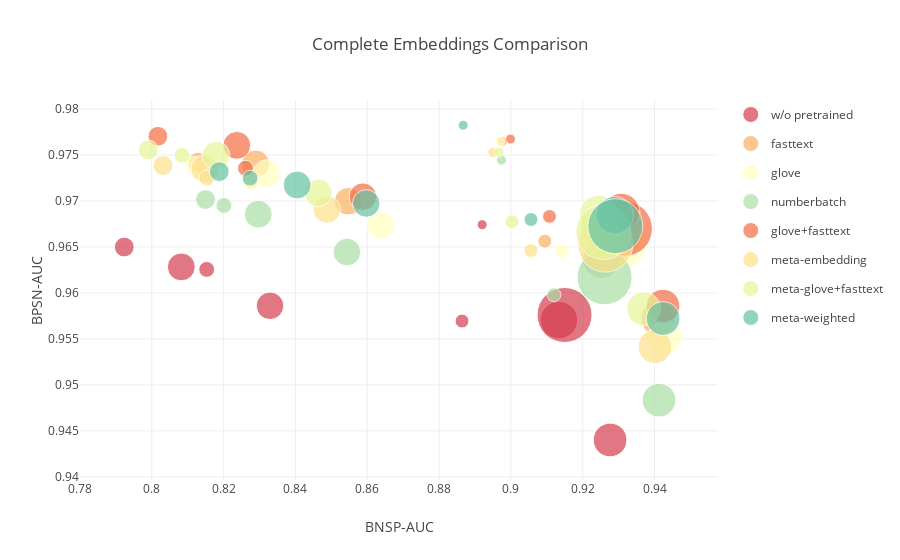

The cell this chart's notebook holds for it:
### Code cell
layout = go.Layout(
    title= 'Complete Embeddings Comparison',
    hovermode = 'closest',
    xaxis = dict(
        title='BNSP-AUC'
    ),
    yaxis = dict(
        title='BPSN-AUC'
    ),
    showlegend = True
)

fig = go.Figure(data=[trace0, trace1, trace2, trace3, trace5, trace6, trace7, trace8], layout=layout)

py.iplot(fig)

### Figure 1 — Plotly figure (JSON) as saved in the notebook; plotly's stock layout.template omitted (floating-point values rounded to 4 significant figures)
{"data": [{"legendgroup": "w/o pretrained", "marker": {"color": "rgb(213,62,79)", "size": [19.8, 27.84, 15.84, 27.54, 13.9, 37.43, 33.67, 10.0, 55.0]}, "mode": "markers", "name": "w/o pretrained", "text": ["black", "white", "homosexual_gay_or_lesbian", "muslim", "jewish", "male", "christian", "psychiatric_or_mental_illness", "female"], "type": "scatter", "uid": "324352cb-1b27-4240-b567-978db8bff4d0", "x": [0.7923, 0.8082, 0.8153, 0.8329, 0.8864, 0.9134, 0.9276, 0.892, 0.9149], "y": [0.965, 0.9628, 0.9626, 0.9586, 0.9569, 0.957, 0.944, 0.9674, 0.9576]}, {"legendgroup": "fasttext", "marker": {"color": "rgb(253,174,97)", "size": [19.8, 15.84, 27.84, 27.54, 13.9, 10.0, 37.43, 55.0, 33.67]}, "mode": "markers", "name": "fasttext", "text": ["black", "homosexual_gay_or_lesbian", "white", "muslim", "jewish", "psychiatric_or_mental_illness", "male", "female", "christian"], "type": "scatter", "uid": "fdcc3e14-2a53-48fc-96c9-1f336b3ed4a7", "x": [0.8129, 0.8276, 0.8289, 0.8547, 0.9094, 0.8976, 0.9294, 0.9293, 0.9409], "y": [0.9742, 0.9722, 0.974, 0.97, 0.9656, 0.9765, 0.9679, 0.9666, 0.9572]}, {"legendgroup": "glove", "marker": {"color": "rgb(255,255,191)", "size": [19.8, 27.84, 15.84, 27.54, 13.9, 10.0, 55.0, 37.43, 33.67]}, "mode": "markers", "name": "glove", "text": ["black", "white", "homosexual_gay_or_lesbian", "muslim", "jewish", "psychiatric_or_mental_illness", "female", "male", "christian"], "type": "scatter", "uid": "cd7b461f-b140-483c-9d29-2a6c26af47e0", "x": [0.8121, 0.832, 0.8276, 0.8637, 0.9143, 0.8968, 0.9302, 0.9289, 0.9429], "y": [0.9738, 0.973, 0.9721, 0.9674, 0.9646, 0.9765, 0.9655, 0.968, 0.9552]}, {"legendgroup": "numberbatch", "marker": {"color": "rgb(171,221,164)", "size": [19.8, 27.84, 15.84, 27.54, 13.9, 33.67, 10.0, 37.43, 55.0]}, "mode": "markers", "name": "numberbatch", "text": ["black", "white", "homosexual_gay_or_lesbian", "muslim", "jewish", "christian", "psychiatric_or_mental_illness", "male", "female"], "type": "scatter", "uid": "f184e6a0-2771-4af9-8015-779c0368ea95", "x": [0.8149, 0.8296, 0.8201, 0.8543, 0.912, 0.9412, 0.8974, 0.9252, 0.9261], "y": [0.9702, 0.9686, 0.9695, 0.9644, 0.9598, 0.9483, 0.9744, 0.9636, 0.9617]}, {"legendgroup": "glove+fasttext", "marker": {"color": "rgb(244,109,67)", "size": [19.8, 15.84, 27.84, 27.54, 10.0, 13.9, 55.0, 37.43, 33.67]}, "mode": "markers", "name": "glove+fasttext", "text": ["black", "homosexual_gay_or_lesbian", "white", "muslim", "psychiatric_or_mental_illness", "jewish", "female", "male", "christian"], "type": "scatter", "uid": "2cd217cf-b9fc-4109-8482-4e2692f8e4ae", "x": [0.8017, 0.8261, 0.8237, 0.8588, 0.8999, 0.9107, 0.9318, 0.9307, 0.9424], "y": [0.977, 0.9736, 0.976, 0.9705, 0.9767, 0.9683, 0.967, 0.9688, 0.9586]}, {"legendgroup": "meta-embedding", "marker": {"color": "rgb(254,224,139)", "size": [19.8, 27.84, 15.84, 27.54, 13.9, 10.0, 37.43, 55.0, 33.67]}, "mode": "markers", "name": "meta-embedding", "text": ["black", "white", "homosexual_gay_or_lesbian", "muslim", "jewish", "psychiatric_or_mental_illness", "male", "female", "christian"], "type": "scatter", "uid": "90120283-6905-4b81-8bd2-79aadc605344", "x": [0.8031, 0.8148, 0.8153, 0.8488, 0.9056, 0.8949, 0.9246, 0.9263, 0.9401], "y": [0.9739, 0.9735, 0.9725, 0.9691, 0.9646, 0.9753, 0.9671, 0.9652, 0.9542]}, {"legendgroup": "meta-glove+fasttext", "marker": {"color": "rgb(230,245,152)", "size": [19.8, 27.84, 15.84, 27.54, 10.0, 13.9, 37.43, 55.0, 33.67]}, "mode": "markers", "name": "meta-glove+fasttext", "text": ["black", "white", "homosexual_gay_or_lesbian", "muslim", "psychiatric_or_mental_illness", "jewish", "male", "female", "christian"], "type": "scatter", "uid": "f3437f14-66b4-44e1-88ca-bc44cb78a3af", "x": [0.799, 0.8178, 0.8084, 0.8464, 0.8967, 0.9003, 0.9244, 0.9258, 0.937], "y": [0.9756, 0.975, 0.975, 0.9709, 0.9753, 0.9677, 0.9686, 0.9666, 0.9583]}, {"legendgroup": "meta-weighted", "marker": {"color": "rgb(102,194,165)", "size": [19.8, 15.84, 27.84, 27.54, 10.0, 13.9, 37.43, 55.0, 33.67]}, "mode": "markers", "name": "meta-weighted", "text": ["black", "homosexual_gay_or_lesbian", "white", "muslim", "psychiatric_or_mental_illness", "jewish", "male", "female", "christian"], "type": "scatter", "uid": "f283cead-8069-4832-90f8-470623691e0e", "x": [0.8188, 0.8274, 0.8405, 0.8597, 0.8867, 0.9056, 0.9289, 0.9291, 0.9424], "y": [0.9732, 0.9725, 0.9717, 0.9697, 0.9782, 0.968, 0.9684, 0.9673, 0.9572]}], "layout": {"hovermode": "closest", "showlegend": true, "title": {"text": "Complete Embeddings Comparison"}, "xaxis": {"title": {"text": "BNSP-AUC"}}, "yaxis": {"title": {"text": "BPSN-AUC"}}}}
